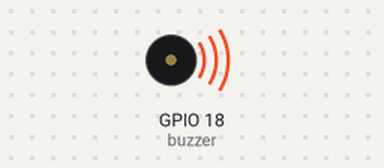
Recording of a program running on a simulated Raspberry Pi (BCM pin numbers). Parts: buzzer (waves = sounding). At 14.4 s the program stops and its outputs stay as they are.

Above: at 0.1 s.
At 14.5 s:
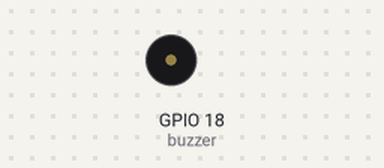
Timing chart, 0 to 15.9 s (numbered marks = the images above):
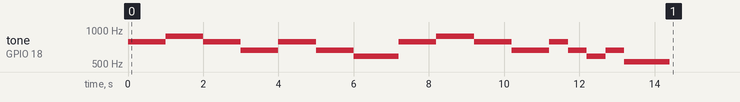

Measured:
- by itself, tone on GPIO 18 (buzzer): plays 784 Hz for 1.0 s, 880 Hz for 1.0 s, 784 Hz for 1.0 s, 659 Hz for 1.0 s, 784 Hz for 1.0 s, 659 Hz for 1.0 s … (16 notes in this stretch)

The program:

buzzer2.py
```python
import RPi.GPIO as GPIO
import time

buzzer = 18
GPIO.setmode(GPIO.BCM)
GPIO.setup(buzzer, GPIO.OUT)

pwm = GPIO.PWM(buzzer, 1.0)
pwm.start(3.0)

#도(0) 레(1) 미(2) 파(3) 솔(4) 라(5) 시(6) 도(7),
#scale = [262, 294, 330, 349, 392, 440, 494, 370]
scale = [523, 587, 659, 698, 784, 880, 988, 1047]
twinkle = [4,4,5,5,4,4,2,
           4,4,2,2,1,
           4,4,5,5,4,4,2,
           4,2,1,2,0]

try:
    for i in range(0,24):
        pwm.ChangeFrequency(scale[twinkle[i]])
        if i == 6 or i == 18:
            time.sleep(1)
        elif i == 0 or i == 1 or i == 2 or i == 3 or i == 4 or i == 5 or i == 7 or i == 8 or i == 9 or i == 10 or i == 12 or i == 13 or i == 14 or i == 15 or i == 16 or i == 17 or i == 19 or i == 20 or i == 21 or i == 22:
            time.sleep(0.5)
        elif i == 11 or i == 23:
            time.sleep(1.2)
    pwm.stop()
finally:
    GPIO.cleanup()
```
